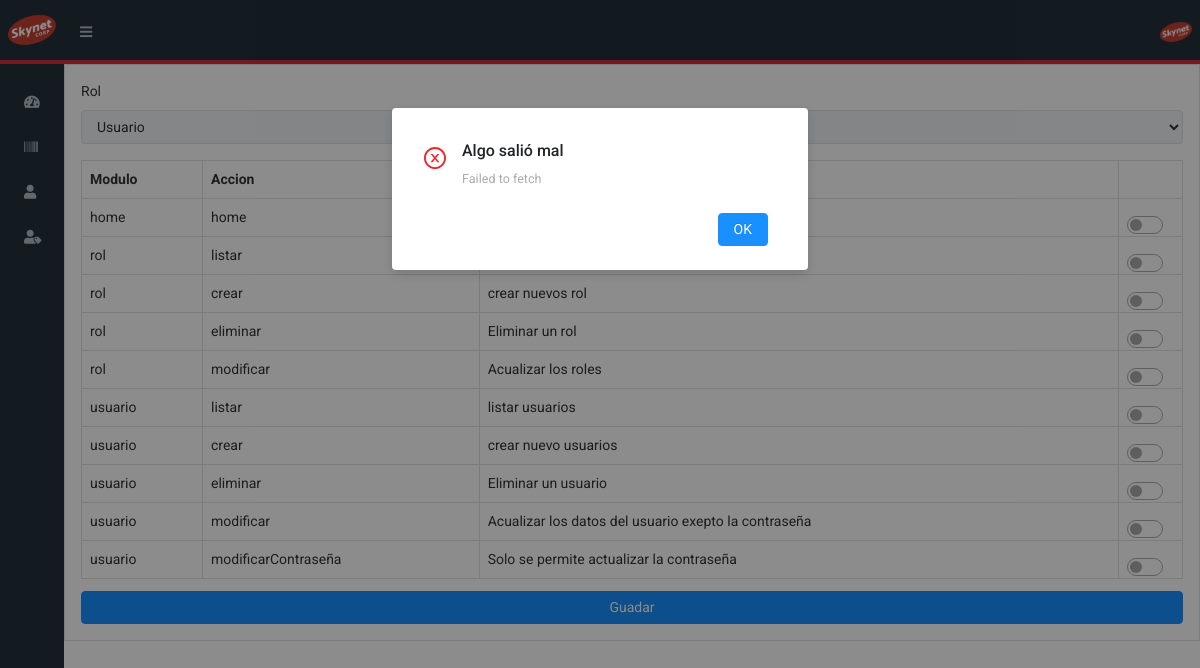
The app's page /admin/appAuthorization (signed in) with its own data.
### tables this page shows
CREATE TABLE app_authorizations(
    app_authorization_id INT AUTO_INCREMENT NOT NULL,
    module VARCHAR(64) NOT NULL,
    action VARCHAR(64) DEFAULT '',
    description VARCHAR(64) DEFAULT '',
    state TINYINT DEFAULT 1,
    CONSTRAINT pk_app_authorizations PRIMARY KEY (app_authorization_id)
);

### src/Controllers/Helpers/Common.php (called while the page is built, shortened)
<?php
function requireToVar($file, $parameter)
{
    require($file);
    return ob_get_clean();
}
function menuIsAuthorized($menuName)
{
    $menu = json_decode(isset($_COOKIE['admin_menu']) ? $_COOKIE['admin_menu'] : '[]', true);
    if (gettype($menuName) === 'string') {
        $index = array_search($menuName, array_column($menu, 'module'));
        return is_numeric($index);
    } else {
        return false;
    }
}

### src/Controllers/admin/AppAuthorizationController.php (called while the page is built, shortened)
<?php
class AppAuthorizationController extends  Controller
{
    protected $appAuthorizationModel;
    protected $userRoleModel;
    public function __construct(PDO $connection)
    {
        $this->appAuthorizationModel = new AppAuthorization($connection);
        $this->userRoleModel = new UserRole($connection);
    }
    public function home()
    {
        try {
            $appAuthorization = $this->appAuthorizationModel->getAll();
            $userRole = $this->userRoleModel->getAll();
            $this->render('appAuthorization.view.php', [
                'appAuthorization' => $appAuthorization,
                'userRole' => $userRole
            ], 'layouts/admin.layout.php');
        } catch (Exception $e) {
            $this->render('500.php', [
                'message' => $e->getMessage(),
            ], 'layouts/admin.layout.php');
        }
    }
}

### src/route.php (called while the page is built, shortened)
<?php
class Router
{
    private $method;
    private $param;
    private function matchRoute()
    {
        $url = explode('/', URL);
        if(preg_match('/^\/admin/', URL)){
            if(isset($_SESSION[SESS_KEY]) && isset($_SESSION[SESS_USER])){
                $this->method = !empty($url[3]) ? $url[3] : 'home';
            }
        } else if(URL === '/consultas/api.php') {
            $this->group = 'api/';
            $this->controller = 'Api0';
            $this->method = 'oldApi';
        } else if(URL === '/consultas/dni.php') {
            $this->group = 'api/';
            $this->controller = 'Api0';
            $this->method = 'oldApiDni';
        } else if (preg_match('/^\/api\/v1/', URL)){
            $url = '/' . trim(preg_replace('/^\/api\/v1/', '', URL), '/');
            $this->group = 'api/';
            $this->controller = 'Api1';
            $this->method = trim($url, '/');
        } else {
            $this->method = !empty($url[2]) ? $url[2] : 'home';
            $this->controller = !empty($url[1]) ? $url[1] : 'Page';
        }
    }
    public function run()
    {
        $database = new Database();
        $controller = new $this->controller($database->getConnection());
        $method = $this->method;
        $controller->$method($this->param);
    }
}

### index.php (called while the page is built, shortened)
<?php
$router = new Router();
$router->run();

### src/Core/Model.php (called while the page is built, shortened)
<?php
class Model
{
    protected $table;
    protected $db;
    public function __construct(string $table, string $tableID, PDO $db)
    {
        $this->table = $table;
        $this->db = $db;
    }
    public function getAll()
    {
        try {
            $stmt = $this->db->prepare('SELECT * FROM ' . $this->table);
            if (!$stmt->execute()) {
                throw new Exception($stmt->errorInfo()[2]);
            }
            return $stmt->fetchAll();
        } catch (Exception $e) {
            throw new Exception('Error en metodo : ' . __FUNCTION__ . ' | ' . $e->getMessage());
        }
    }
}

### src/Views/appAuthorization.view.php (the view, shortened to what this page needs)
<div class="SnContent">
    <div class="SnCard">
        <div class="SnCard-body">
            <div class="SnForm-item">
                <label for="userRoleId">Rol</label>
            </div>
            <div class="SnTable-wrapper SnMb-3">
                <table class="SnTable" id="userRoleAuthTable">
                    <thead>
                        <tr>
                            <th>Modulo</th>
                            <th>Accion</th>
                            <th>Descripcion</th>
                            <th style="width: 50px"></th>
                        </tr>
                    </thead>
                    <tbody>
                        <?php foreach ($parameter['appAuthorization'] ?? [] as $row) : ?>
                            <tr data-id="<?= $row['app_authorization_id'] ?>">
                                <td><?= $row['module'] ?></td>
                                <td><?= $row['action'] ?></td>
                                <td><?= $row['description'] ?></td>
                                <td>
                                    <div class="SnSwitch" title="Autorizar">
                                    </div>
                                </td>
                            </tr>
                        <?php endforeach; ?>
                    </tbody>
                </table>
            </div>
            <button type="button" onclick="userRoleSaveAuthorization()" class="SnBtn primary block">Guadar</button>
        </div>
    </div>
</div>

### src/Core/Controller.php (shortened to what this page needs)
<?php
class Controller
{
    protected function render(string $path, array $parameter = [], string $template = '', bool $return = false)
    {
        $content = requireToVar(VIEW_PATH . '/' . $path, $parameter);
        if ($return) {
            ob_start();
            require_once(VIEW_PATH . '/' . $template);
            return ob_get_clean();
        } else {
            require_once(VIEW_PATH . '/' . $template);
        }
    }
}

### src/Views/layouts/admin.layout.php (shortened to what this page needs)
<!DOCTYPE html>
<html lang="es" prefix="og: http://ogp.me/ns#">
    <head>
        <link rel="stylesheet" href="<?= URL_PATH ?>/assets/css/sedna.css">
        <link rel="stylesheet" href="<?= URL_PATH ?>/assets/css/customBootstrap.css">
        <link rel="stylesheet" href="<?= URL_PATH ?>/assets/css/fontawesome.css">
        <link rel="stylesheet" href="<?= URL_PATH ?>/assets/css/nprogress.css">
        <link rel="stylesheet" href="<?= URL_PATH ?>/assets/css/toastr.min.css">
        <link rel="stylesheet" href="<?= URL_PATH ?>/assets/css/select2.min.css">
        <link rel="stylesheet" href="<?= URL_PATH ?>/assets/css/style.css">
        <link rel="stylesheet" href="<?= URL_PATH ?>/assets/css/admin.css">
    </head>
    <body>
        <div class="AdminLayout AdminLayoutL2" id="AdminLayout">
            <div class="AdminLayout-header">
                <header class="navbar navbar-expand-sm AdminHeader">
                    <div id="AdminSidebar-toggle" class="AdminHeader-action">
                        <i class="fas fa-bars"></i>
                    </div>
                    <div class="ml-auto d-flex align-items-center">
                        <div class="nav-item dropdown">
                            <a class="nav-link" href="#" id="UserDropdown" role="button" data-toggle="dropdown" aria-haspopup="true" aria-expanded="false" style="padding-right: 0">
                                <img src="<?= URL_PATH . '/assets/images/icon/144.png' ?>" alt="avatar" width="32px">
                            </a>
                        </div>
                    </div>
                </header>
            </div>
            <div class="AdminLayout-main">
                <?php echo $content ?>
            </div>
            <aside class="AdminLayout-sidebar AdminSidebar-wrapper" id="AdminSidebar">
                <div class="AdminSidebar-content">
                    <div class="AdminSidebar-brand">
                        <a href="<?= URL_PATH ?>/admin">
                            <img src="<?= URL_PATH . '/assets/images/icon/144.png' ?>" alt="logo" width="48px" class="mr-2">
                        </a>
                    </div>
                    <ul class="AdminSidebar-menu">
                        <?php if (menuIsAuthorized('home')) : ?>
                            <li>
                                <a href="<?= URL_PATH ?>/admin"><i class="fas fa-tachometer-alt AsideMenu-icon"></i><span>Inicio</span> </a>
                            </li>
                        <?php endif; ?>
                        <?php if (menuIsAuthorized('home')) : ?>
                            <li>
                                <a href="<?= URL_PATH ?>/admin/census"><i class="fas fa-barcode AsideMenu-icon"></i><span>Padron RUC</span> </a>
                            </li>
                        <?php endif; ?>
                        <?php if (menuIsAuthorized('usuario')) : ?>
                            <li>
                                <a href="<?= URL_PATH ?>/admin/user"><i class="fas fa-user AsideMenu-icon"></i><span>Usuarios</span></a>
                            </li>
                        <?php endif; ?>
                        <?php if (menuIsAuthorized('rol')) : ?>
                            <li>
                                <a href="<?= URL_PATH ?>/admin/appAuthorization"><i class="fas fa-user-tag AsideMenu-icon"></i><span>Roles</span></a>
                            </li>
                        <?php endif; ?>
                    </ul>
                </div>
            </aside>
        </div>
    </body>
</html>

### assets/css/sedna.css (style rules this page uses)
:root { --gap: 1rem }
*,*:before,*:after { box-sizing:border-box }
body { margin:0;color:var(--snColorText);background:var(--snColorBg);font-family:sans-serif }
video,img { max-width:100%;height:auto;display:inline-block }
:root { --snColor1Lighter4: #E6F7FF;--snColor1Lighter3: #BAE7FF;--snColor1Lighter2: #91D5FF;--snColor1Lighter: #69C0FF;--snColor1Light: #40A9FF;--snColor1: #1890FF;--snColor1Dark: #096DD9;--snColor1Darker: #0050B3;--snColor1Darker2: #003A8C;--snColor1Darker3: #002766;--snColor1Inverse: #FFFFFF;--snColor2Lighter: #ffd685;--snColor2Light: #ffc757;--snColor2: #faad14;--snColor2Dark: #ffa600;--snColor2Darker: #eb9c00;--snColor2Inverse: #FFFFFF;--snErrorLight: #FF4D4F;--snError: #F5222D;--snErrorDark: #CF1322;--snErrorInverse: white;--snSuccessLight: #73D13D;--snSuccess: #52C41A;--snSuccessDark: #389E0D;--snSuccessInverse: white;--snWarningLight: #FFEC3D;--snWarning: #FADB14;--snWarningDark: #D4B106;--snWarningInverse: #3d2501;--snColorBg: #EFF3F6;--snColorBgAlt: #ffffff;--snColorHover: #0000000d;--snColorText: #333333;--snColorTextAlt: #ABABAB;--snColorBorder: #DFE2E2;--snColorDarkSmoother: #4f7087;--snColorDarkSmooth: #3c5567;--snColorDark: #2a3b47;--snColorDarker: #22303a;--snColorDarkest: #1a252d;--snColorDarkInverse: #b6bcc0 }
.SnBtn { line-height:2.2em;position:relative;display:inline-block;font-weight:400;white-space:nowrap;text-align:center;text-shadow:0 -1px 0 rgba(0,0,0,0.12);cursor:pointer;transition:all 0.3s cubic-bezier(0.645, 0.045, 0.355, 1);-webkit-user-select:none;-moz-user-select:none;-ms-user-select:none;user-select:none;-ms-touch-action:manipulation;touch-action:manipulation;padding:0 15px;font-size:14px;border-radius:4px;color:var(--snColorText);border:1px solid var(--snColorBorder);text-decoration:none;background:transparent }
.SnBtn.block { width:100%;display:block }
.SnBtn.primary { color:var(--snColor1Inverse);background-color:var(--snColor1);border-color:var(--snColor1) }
.SnCard { display:-ms-flexbox;display:flex;-ms-flex-direction:column;flex-direction:column;background:var(--snColorBgAlt);border:1px solid var(--snColorBorder);color:var(--snColorText) }
.SnCard-body { padding:1rem }
.SnForm-item { margin-bottom:16px }
.SnMb-3 { margin-bottom:.75rem }
.SnTable-wrapper { overflow-y:auto }
.SnTable { width:100%;border-collapse:collapse }
.SnTable th,.SnTable td { border:1px solid var(--snColorBorder);padding:8px 8px;text-align:left }
.SnTable thead,.SnTable tbody { display:table-row-group;vertical-align:middle;border-color:inherit }
.SnTable tr { display:table-row;vertical-align:inherit;border-color:inherit }
.SnSwitch { padding-left:47px;height:1.2em }

### assets/css/style.css (style rules this page uses)
:root { --skColor1Lighter4:#FFF1F0;--skColor1Lighter3:#FFDEDB;--skColor1Lighter2:#F5AEAB;--skColor1Lighter:#E87D7D;--skColor1Light:#DB5358;--skColor1:#CE2D37;--skColor1Dark:#A81D2B;--skColor1Darker:#82101F;--snColor1Darker2:#5C0615;--snColor1Darker3:#36030D;--skColor1Inverse:#FFFFFF;--skColorBg:#f5f5f5;--skColorBgAlt:#ffffff;--skColorHover:#0000000d;--skColorText:#333333;--skColorTextAlt:#ABABAB;--skColorBorder:#DFE2E2;--skColorDarkSmoother:#4f7087;--skColorDarkSmooth:#3c5567;--skColorDark:#2a3b47;--skColorDarker:#22303a;--skColorDarkest:#1a252d;--skColorDarkInverse:#b6bcc0 }
img,video { max-width:100% }

### records on screen
app_authorizations: module "home", action "home"
app_authorizations: module "rol", action "listar"
app_authorizations: module "rol", action "crear", description "crear nuevos rol"
app_authorizations: module "rol", action "eliminar", description "Eliminar un rol"
app_authorizations: module "rol", action "modificar", description "Acualizar los roles"
app_authorizations: module "usuario", action "listar", description "listar usuarios"
app_authorizations: module "usuario", action "crear", description "crear nuevo usuarios"
app_authorizations: module "usuario", action "eliminar", description "Eliminar un usuario"
app_authorizations: module "usuario", action "modificar", description "Acualizar los datos del usuario exepto la contraseña"
app_authorizations: module "usuario", action "modificarContraseña", description "Solo se permite actualizar la contraseña"
